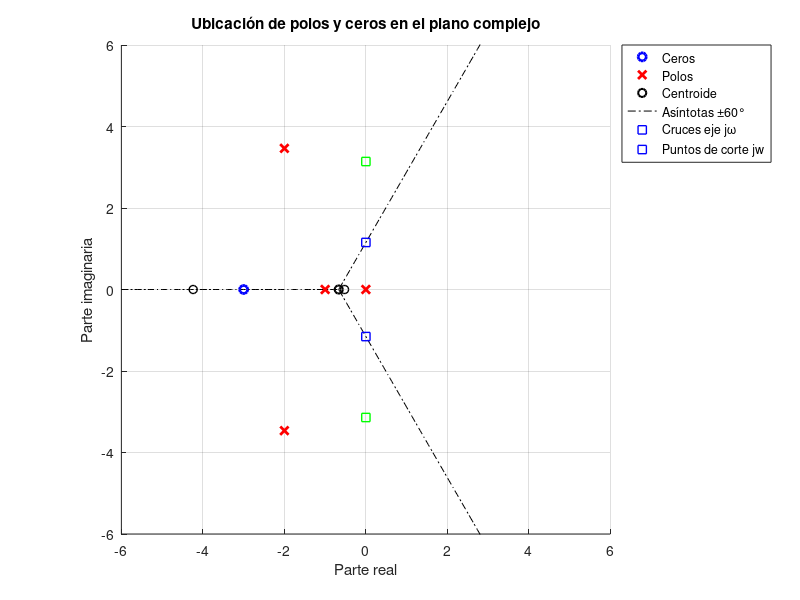

Recreate this plot in MATLAB.
clc;
% Opción 1: resolver por numerador y denominador
num = [1 3];
den = [1 5 20 16 0];

% Polos y ceros
zs = roots(num);
ps = roots(den);

sigma0 = -2/3;

% Líneas de las asíntotas
x = sigma0:0.1:6;
y1 = sqrt(3) * (x - sigma0);
y2 = -y1;
xa = -6:0.1:sigma0;
ya = zeros(1, length(xa));

% Graficar
figure
v = [-6 6 -6 6];  
axis(v); 
axis('square')
hold on; grid on;

% Graficar las asíntotas
h1 = plot(x, y1, 'k-.');          % Asíntota +60°
h2 = plot(x, y2, 'k-.');          % Asíntota -60°
h3 = plot(xa, ya, 'k-.');         % Parte izquierda horizontal

% Graficar ceros, polos, centroide y cruces
h4 = plot(real(zs), imag(zs), 'bo', 'LineWidth', 2);  % Ceros
h5 = plot(real(ps), imag(ps), 'rx', 'LineWidth', 2);  % Polos
h6 = plot(sigma0, 0, 'ko', 'MarkerSize', 6, 'LineWidth', 1.5); % Centroide
h7 = plot(0, 1.1547, 'bs', 'MarkerSize', 6, 'LineWidth', 1);   % Cruce +j
h8 = plot(0, -1.1547, 'bs', 'MarkerSize', 6, 'LineWidth', 1);  % Cruce -j
h9 = plot(0, -3.1409, 'gs', 'MarkerSize', 6, 'LineWidth', 1);  % Cruce imag
h10 = plot(0, 3.1409, 'gs', 'MarkerSize', 6, 'LineWidth', 1);  % Cruce imag
h11 = plot(-4.2376,0, 'ko', 'MarkerSize', 6, 'LineWidth', 1);  % corte donde se desprende del eje real
h12 = plot(-0.524,0, 'ko', 'MarkerSize', 6, 'LineWidth', 1);  %corte donde se desprende del eje real
% Etiquetas
xlabel('Parte real')
ylabel('Parte imaginaria')
title('Ubicación de polos y ceros en el plano complejo')

% Leyenda
legend([h4, h5, h6, h1, h7,h8,h9,h10], ...
       {'Ceros', 'Polos', 'Centroide', 'Asíntotas ±60°', 'Cruces eje jω','Puntos de corte jw', }, ...
       'Location', 'bestoutside');
